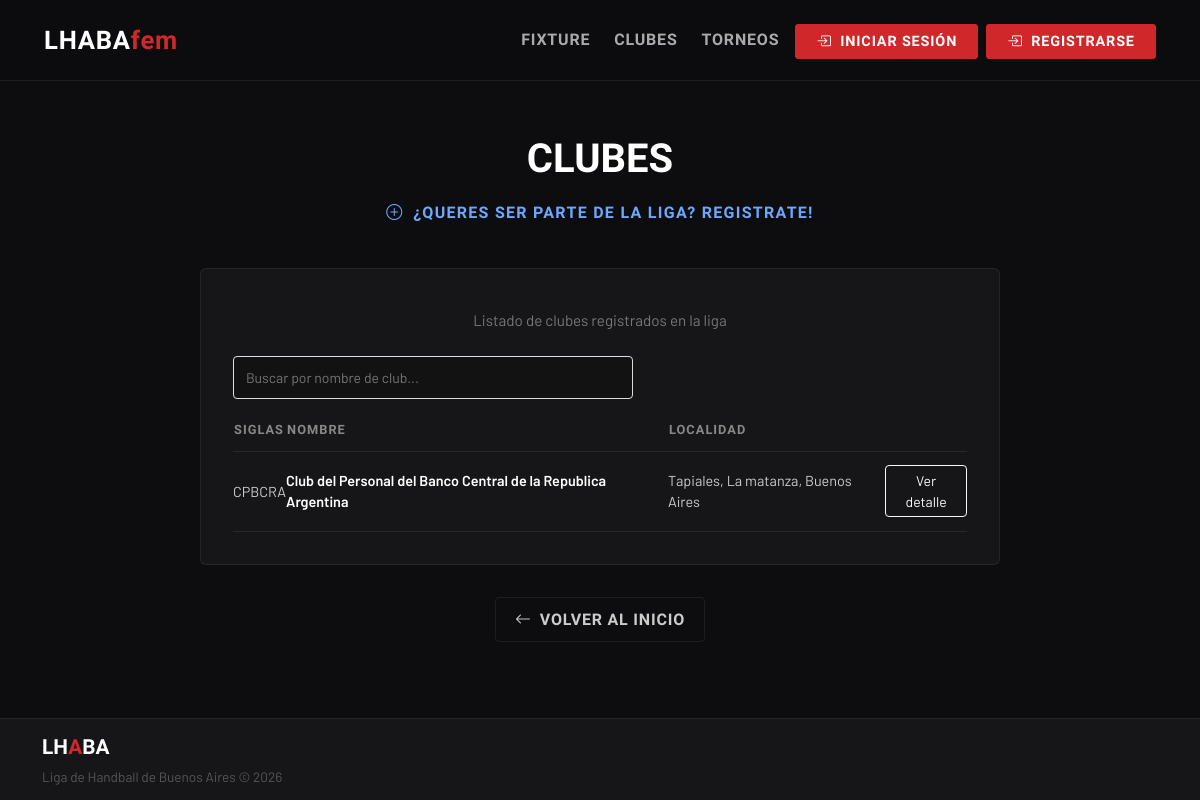
Before: /clubes with the older database file.
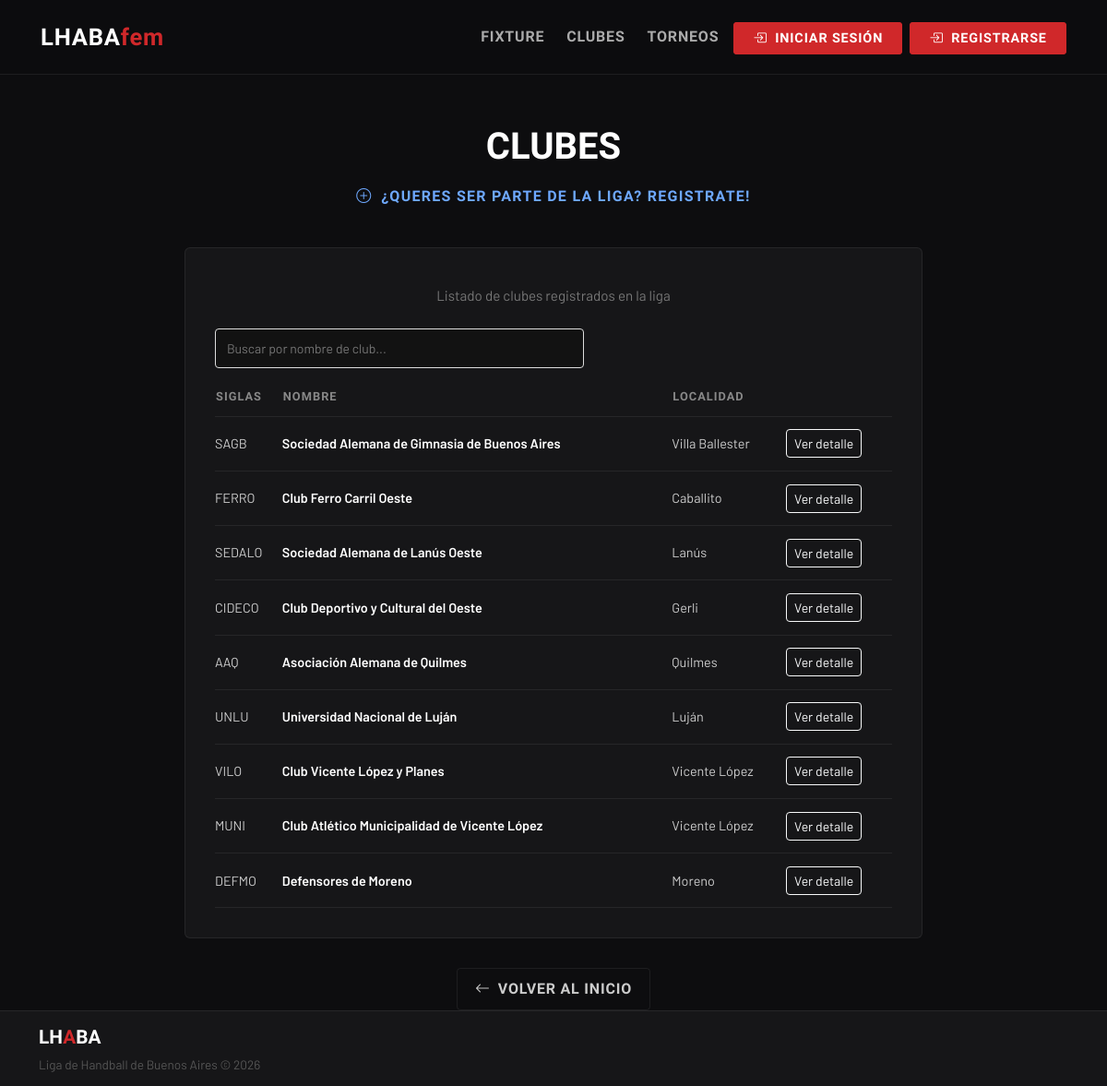
After: the same page with the newer database file.
### clubes/models.py (models this page shows, shortened)
class ClubesRegistrados(models.Model):
    id = models.AutoField(primary_key=True)
    nombre_siglas = models.CharField(unique=True)
    nombre_completo = models.CharField()
    nombre_corto = models.CharField(max_length=30,null=True)
    localidad = models.CharField()
    email = models.EmailField()
    fecha_ingreso = models.DateField(auto_now_add=True)
    coordinador_deportivo = models.OneToOneField(
        "accounts.Profile",
        on_delete=models.CASCADE,
        null=False,
        blank=False,
        related_name="club"
    )

### clubes/views.py (the view)
# urls.py: path("clubes",clubes_list,name="clubes_list"),
def clubes_list(request):
    nombre = request.GET.get("search")
    clubes_query = ClubesRegistrados.objects.all()
    if nombre is not None:
        clubes_query = ClubesRegistrados.objects.filter(
            nombre_completo__icontains=nombre
        )
    contexto = {
        "clubes_list" : list(clubes_query)
    }
    return render(request, "clubes/clubes_list.html", contexto)

### clubes/templates/clubes/clubes_list.html (shortened to what this page needs)
{% extends 'index.html' %}
{% block princ_content %}
  <div class="container-xl">
    <div class="page-header">
      <div class="page-title">Clubes</div>
        {% if not user.is_authenticated %}
        <a href="{% url 'register' %}" class="btn-cta btn-cta-danger">
          <i class="bi bi-plus-circle"></i> ¿Queres ser parte de la liga? Registrate!
        </a>
        {% endif %}
    </div>
    <div class="table-card">
    <div class="text-center mb-4">
      <div class="page-subtitle">Listado de clubes registrados en la liga</div>
    </div>
    <div class="search-container" style="display: flex; gap: 10px; margin-bottom: 20px; max-width: 400px;">
      <form method="GET" style="display: flex; gap: 10px; width: 100%;">
        <input
          type="text"
          name="search"
          placeholder="Buscar por nombre de club..."
          value="{{ request.GET.search }}"
          class="search-input"
          style="flex: 1; padding: 10px 12px; border: 1px solid #ddd; border-radius: 4px; font-size: 14px;"
        >
      </form>
    </div>
      <table>
        <thead>
          <tr>
            <th>Siglas</th>
            <th>Nombre</th>
            <th>Localidad</th>
            <th></th>
          </tr>
        </thead>
        <tbody>
          {% for club in clubes_list %}
          <tr>
            <td>{{ club.nombre_siglas }}</td>
            <td class="club-name">{{ club.nombre_completo }}</td>
            <td>{{ club.localidad }}</td>
            <td>
              <a href="{% url 'club_detalle' club.nombre_siglas %}" class="btn btn-sm btn-outline-light">
                Ver detalle
              </a>
            </td>
          </tr>
          {% empty %}
          <tr>
            <td colspan="7">No hay clubes registrados.</td>
          </tr>
          {% endfor %}
        </tbody>
      </table>
    </div>
    <div class="text-center">
      <a href="{% url 'home' %}" class="back-btn">
        <i class="bi bi-arrow-left"></i> Volver al inicio
      </a>
    </div>
  </div>
{% endblock %}

Changed rows visible on the page:
removed ClubesRegistrados: nombre_siglas "CPBCRA", nombre_completo "Club del Personal del Banco Central de la Republica Argentina", localidad "Tapiales, La matanza, Buenos Aires"
added ClubesRegistrados: nombre_siglas "SAGB", nombre_completo "Sociedad Alemana de Gimnasia de Buenos Aires", localidad "Villa Ballester"
added ClubesRegistrados: nombre_siglas "FERRO", nombre_completo "Club Ferro Carril Oeste", localidad "Caballito"
added ClubesRegistrados: nombre_siglas "SEDALO", nombre_completo "Sociedad Alemana de Lanús Oeste", localidad "Lanús"
added ClubesRegistrados: nombre_siglas "CIDECO", nombre_completo "Club Deportivo y Cultural del Oeste", localidad "Gerli"
added ClubesRegistrados: nombre_siglas "AAQ", nombre_completo "Asociación Alemana de Quilmes", localidad "Quilmes"
added ClubesRegistrados: nombre_siglas "UNLU", nombre_completo "Universidad Nacional de Luján", localidad "Luján"
added ClubesRegistrados: nombre_siglas "VILO", nombre_completo "Club Vicente López y Planes", localidad "Vicente López"
added ClubesRegistrados: nombre_siglas "MUNI", nombre_completo "Club Atlético Municipalidad de Vicente López", localidad "Vicente López"
added ClubesRegistrados: nombre_siglas "DEFMO", nombre_completo "Defensores de Moreno", localidad "Moreno"
